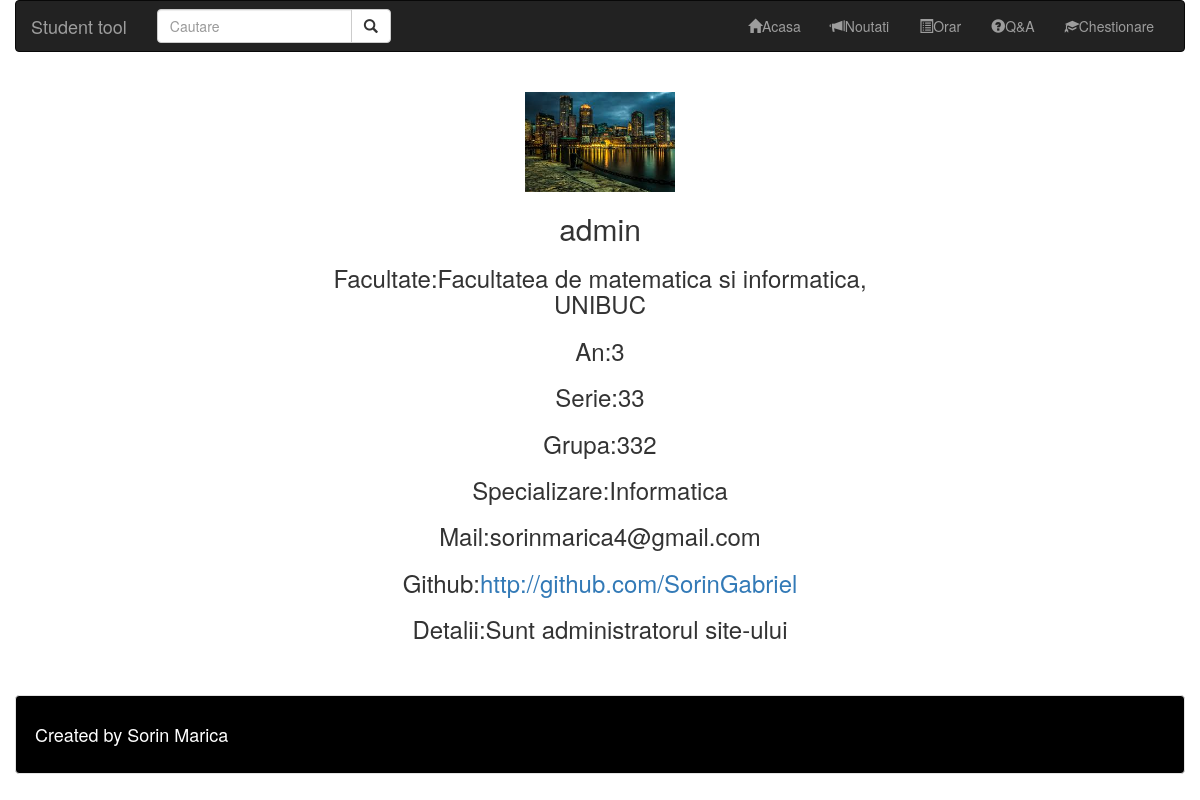
The page /user.php?username=admin on the database its author committed.
### tables this page shows
CREATE TABLE `utilizatori` (
  `user_id` int(6) NOT NULL,
  `username` varchar(50) NOT NULL,
  `password` varchar(50) NOT NULL,
  `mail` varchar(50) NOT NULL,
  `poza` varchar(150) NOT NULL DEFAULT 'uploads/user.png',
  `grupa` varchar(30) NOT NULL DEFAULT '-1',
  `detalii` text,
  `publicmail` int(1) NOT NULL DEFAULT '-1',
  `github` varchar(150) DEFAULT NULL
);

CREATE TABLE `facultate` (
  `id` int(11) NOT NULL,
  `nume` varchar(100) NOT NULL
);

CREATE TABLE `grupa` (
  `id` int(11) NOT NULL,
  `nume` varchar(100) NOT NULL,
  `serie` varchar(100) NOT NULL,
  `an` varchar(100) NOT NULL,
  `specializare` varchar(100) NOT NULL,
  `image` varchar(100) NOT NULL DEFAULT '../images/emptyorar.png'
);

CREATE TABLE `specializare` (
  `id` int(11) NOT NULL,
  `nume` varchar(100) NOT NULL,
  `id_facultate` int(11) DEFAULT NULL
);

### user.php (the view, shortened to what this page needs)
<!DOCTYPE html>
<html>
<head><title>Utilizator</title><meta name="viewport" content="width=device-width, initial-scale=1.0">
    <link rel="stylesheet" href="styles/bs/css/bootstrap.min.css">
</head>
<body>
<div class="container-fluid">
<?php
	include_once 'phplib/usersactions.php';
?>
    <nav class="navbar navbar-inverse">
        <div class="container-fluid">
            <div class="navbar-header">
                <a class="navbar-brand" href="#"><div draggable="true" ondrag="blush(event)">Student tool</div></a>
            </div>
            <div id="navbar" class="navbar-collapse collapse">
                <form action="cautare.php" method="GET" class="navbar-form navbar-left">
                    <div class="input-group">
                        <input name="info" type="text" class="form-control" placeholder="Cautare">
                        <div class="input-group-btn">
                            <button class="btn btn-default" type="submit">
                                <span class="glyphicon glyphicon-search"></span>
                            </button>
                        </div>
                    </div>
                </form>
                <ul class="nav navbar-nav navbar-right">
                    <li><a href="index.php"><span class="glyphicon glyphicon-home"></span>Acasa</a></li>
                    <li><a href="noutati.php"><span class="glyphicon glyphicon-bullhorn"></span>Noutati</a></li>
                    <li><a href="orar.php"><span class="glyphicon glyphicon-list-alt"></span>Orar</a></li>
                    <li class="dropdown"><a class="dropdown-toggle" data-toggle="dropdown" href="qanda.php"><span class="glyphicon glyphicon-question-sign"></span>Q&A</a>
                    </li>
				<li class="dropdown"><a class="dropdown-toggle" data-toggle="dropdown" href="examen.php"><span class="glyphicon glyphicon-education"></span>Chestionare</a>
						<?php
							include_once 'phplib/chestionare.php';
						?>
				</li>
                </ul>
            </div>
        </div>
    </nav>
    <div class="row">
<section id="mesajdeintampinare" align="center" class="col-sm-6 col-sm-offset-3">
<?php
	if (isset($_GET['username']) && !empty($_GET['username']) && getUserId($_GET['username'])!=-1)
		$user=$_GET['username'];
	else
		header('Location: /');
    echo '<h3 style="text-align:center"><img style="height:100px" src="';
    echo '" alt="'.htmlspecialchars($user).'"></h3>';
	echo '<h2>'.htmlspecialchars($user).'</h2>';
	echo '<h3>Facultate:'.htmlspecialchars(getFac($user)).'</h3>';
	echo '<h3>An:'.htmlspecialchars(getAn($user)).'</h3>';
	echo '<h3>Serie:'.htmlspecialchars(getSerie($user)).'</h3>';
	echo '<h3>Grupa:'.htmlspecialchars(getGrupa($user)).'</h3>';
	echo '<h3>Specializare:'.htmlspecialchars(getSpecializare($user)).'</h3>';
	echo '<h3>Mail:'.htmlspecialchars(getMail($user)).'</h3>';
	echo '<h3>Github:';
	if (strcmp(getGit($user),"N/A")==0) echo 'N/A</h3>';
	    else echo '<a target="_blank" href="'.htmlspecialchars(getGit($user)).'">'.htmlspecialchars(getGit($user)).'</a></h3>';
	echo '<h3>Detalii:'.htmlspecialchars(getDetalii($user)).'</h3>';
?>
</section>
    </div>
    <footer class="well" style="background-color:black;margin-top:3em;color:white">
        <h4>Created by Sorin Marica</h4>
    </footer>
</div>
</body>
</html>

### rows shown on the page
utilizatori: poza (picture), mail "sorinmarica4@gmail.com", github "http://github.com/SorinGabriel", detalii "Sunt administratorul site-ului"
facultate: nume "Facultatea de matematica si informatica, UNIBUC"
grupa: an "3", serie "33", nume "332"
specializare: nume "Informatica"

### other values the page prints
$user "admin"
